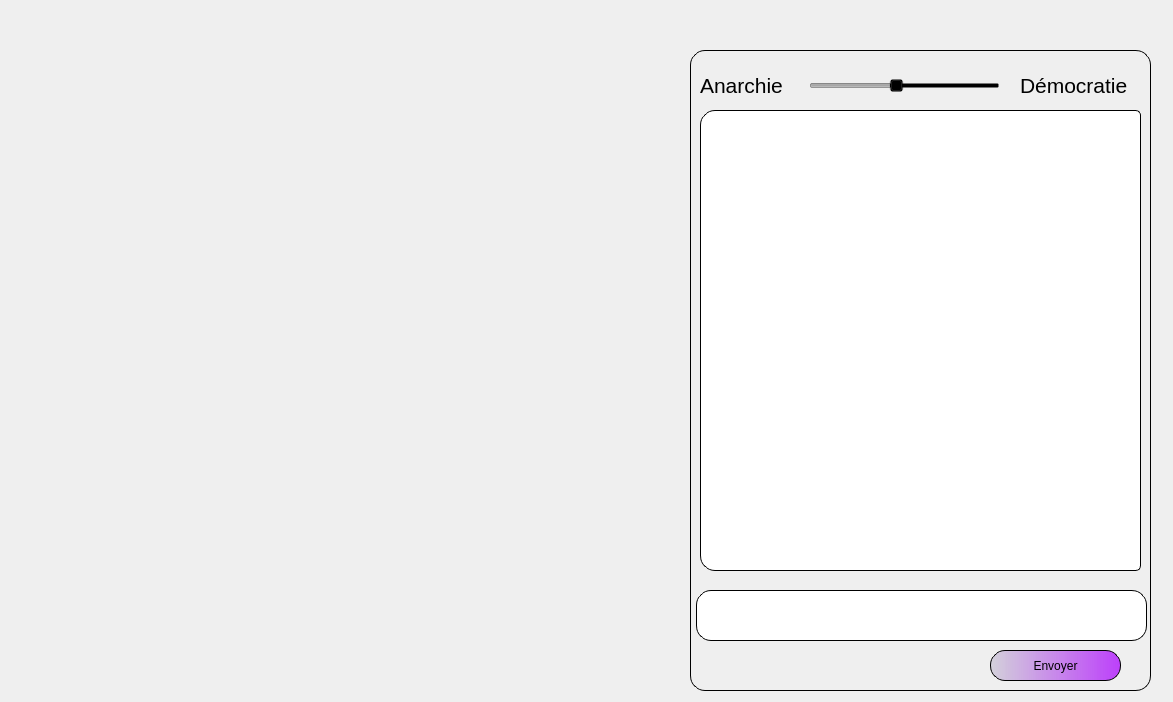
<?xml version="1.0" encoding="UTF-8"?>
<ui version="4.0">
 <class>Client</class>
 <widget class="QMainWindow" name="Client">
  <property name="geometry">
   <rect>
    <x>0</x>
    <y>0</y>
    <width>1173</width>
    <height>702</height>
   </rect>
  </property>
  <property name="windowTitle">
   <string>Client</string>
  </property>
  <property name="styleSheet">
   <string notr="true"/>
  </property>
  <widget class="QWidget" name="centralWidget">
   <property name="styleSheet">
    <string notr="true">background-image: url(:/img/fond.png);
</string>
   </property>
   <widget class="QGroupBox" name="groupBox">
    <property name="geometry">
     <rect>
      <x>690</x>
      <y>50</y>
      <width>461</width>
      <height>641</height>
     </rect>
    </property>
    <property name="styleSheet">
     <string notr="true">border : 1px solid black;
background:transparent;
border-radius:15px;</string>
    </property>
    <property name="title">
     <string/>
    </property>
    <widget class="QLineEdit" name="message">
     <property name="geometry">
      <rect>
       <x>6</x>
       <y>540</y>
       <width>451</width>
       <height>51</height>
      </rect>
     </property>
     <property name="styleSheet">
      <string notr="true">background-color: rgb(255, 255, 255);
border-radius:15px;</string>
     </property>
    </widget>
    <widget class="QPushButton" name="pushButton">
     <property name="geometry">
      <rect>
       <x>300</x>
       <y>600</y>
       <width>131</width>
       <height>31</height>
      </rect>
     </property>
     <property name="styleSheet">
      <string notr="true">border-radius:15px;
background-color: qlineargradient(spread:pad, x1:1, y1:0, x2:0, y2:0, stop:0 rgba(170, 0, 255, 187), stop:1 rgba(211, 209, 218, 255));</string>
     </property>
     <property name="text">
      <string>Envoyer</string>
     </property>
    </widget>
    <widget class="QTextEdit" name="chat">
     <property name="geometry">
      <rect>
       <x>10</x>
       <y>60</y>
       <width>441</width>
       <height>461</height>
      </rect>
     </property>
     <property name="styleSheet">
      <string notr="true">background-color: rgb(255, 255, 255);
border-bottom-right-radius:5px;
border-top-right-radius:5px;</string>
     </property>
     <property name="readOnly">
      <bool>true</bool>
     </property>
    </widget>
    <widget class="QSlider" name="horizontalSlider">
     <property name="enabled">
      <bool>false</bool>
     </property>
     <property name="geometry">
      <rect>
       <x>119</x>
       <y>20</y>
       <width>191</width>
       <height>31</height>
      </rect>
     </property>
     <property name="styleSheet">
      <string notr="true">border: none;
margin: 0px;
padding: 0px;
</string>
     </property>
     <property name="value">
      <number>45</number>
     </property>
     <property name="tracking">
      <bool>false</bool>
     </property>
     <property name="orientation">
      <enum>Qt::Horizontal</enum>
     </property>
    </widget>
    <widget class="QLabel" name="label_2">
     <property name="geometry">
      <rect>
       <x>10</x>
       <y>20</y>
       <width>111</width>
       <height>31</height>
      </rect>
     </property>
     <property name="font">
      <font>
       <pointsize>16</pointsize>
      </font>
     </property>
     <property name="styleSheet">
      <string notr="true">border: none;
margin: 0px;
padding: 0px;
</string>
     </property>
     <property name="text">
      <string>Anarchie</string>
     </property>
    </widget>
    <widget class="QLabel" name="label_3">
     <property name="geometry">
      <rect>
       <x>330</x>
       <y>20</y>
       <width>111</width>
       <height>31</height>
      </rect>
     </property>
     <property name="font">
      <font>
       <pointsize>16</pointsize>
      </font>
     </property>
     <property name="styleSheet">
      <string notr="true">border: none;
margin: 0px;
padding: 0px;
</string>
     </property>
     <property name="text">
      <string>Démocratie</string>
     </property>
    </widget>
   </widget>
   <widget class="QPushButton" name="exit">
    <property name="geometry">
     <rect>
      <x>1124</x>
      <y>10</y>
      <width>32</width>
      <height>32</height>
     </rect>
    </property>
    <property name="styleSheet">
     <string notr="true">background-image: url(:/img/close.png);
border: none;
margin: 0px;
padding: 0px;
</string>
    </property>
    <property name="text">
     <string/>
    </property>
   </widget>
   <widget class="QGraphicsView" name="graphicsView">
    <property name="geometry">
     <rect>
      <x>20</x>
      <y>60</y>
      <width>641</width>
      <height>631</height>
     </rect>
    </property>
    <property name="styleSheet">
     <string notr="true">background:transparent;
border:none;</string>
    </property>
   </widget>
   <widget class="QLabel" name="label">
    <property name="geometry">
     <rect>
      <x>20</x>
      <y>20</y>
      <width>311</width>
      <height>31</height>
     </rect>
    </property>
    <property name="font">
     <font>
      <pointsize>12</pointsize>
     </font>
    </property>
    <property name="styleSheet">
     <string notr="true">background: none;</string>
    </property>
    <property name="text">
     <string/>
    </property>
    <property name="alignment">
     <set>Qt::AlignCenter</set>
    </property>
   </widget>
   <widget class="QPushButton" name="aide">
    <property name="geometry">
     <rect>
      <x>1080</x>
      <y>10</y>
      <width>31</width>
      <height>31</height>
     </rect>
    </property>
    <property name="styleSheet">
     <string notr="true">background-image: url(:/img/aide.png);
border: none;
margin: 0px;
padding: 0px;
</string>
    </property>
    <property name="text">
     <string/>
    </property>
   </widget>
   <widget class="QLabel" name="vie">
    <property name="geometry">
     <rect>
      <x>370</x>
      <y>20</y>
      <width>271</width>
      <height>31</height>
     </rect>
    </property>
    <property name="font">
     <font>
      <pointsize>12</pointsize>
     </font>
    </property>
    <property name="styleSheet">
     <string notr="true">background: none;</string>
    </property>
    <property name="text">
     <string/>
    </property>
    <property name="alignment">
     <set>Qt::AlignCenter</set>
    </property>
   </widget>
  </widget>
 </widget>
 <layoutdefault spacing="6" margin="11"/>
 <resources/>
 <connections/>
</ui>
